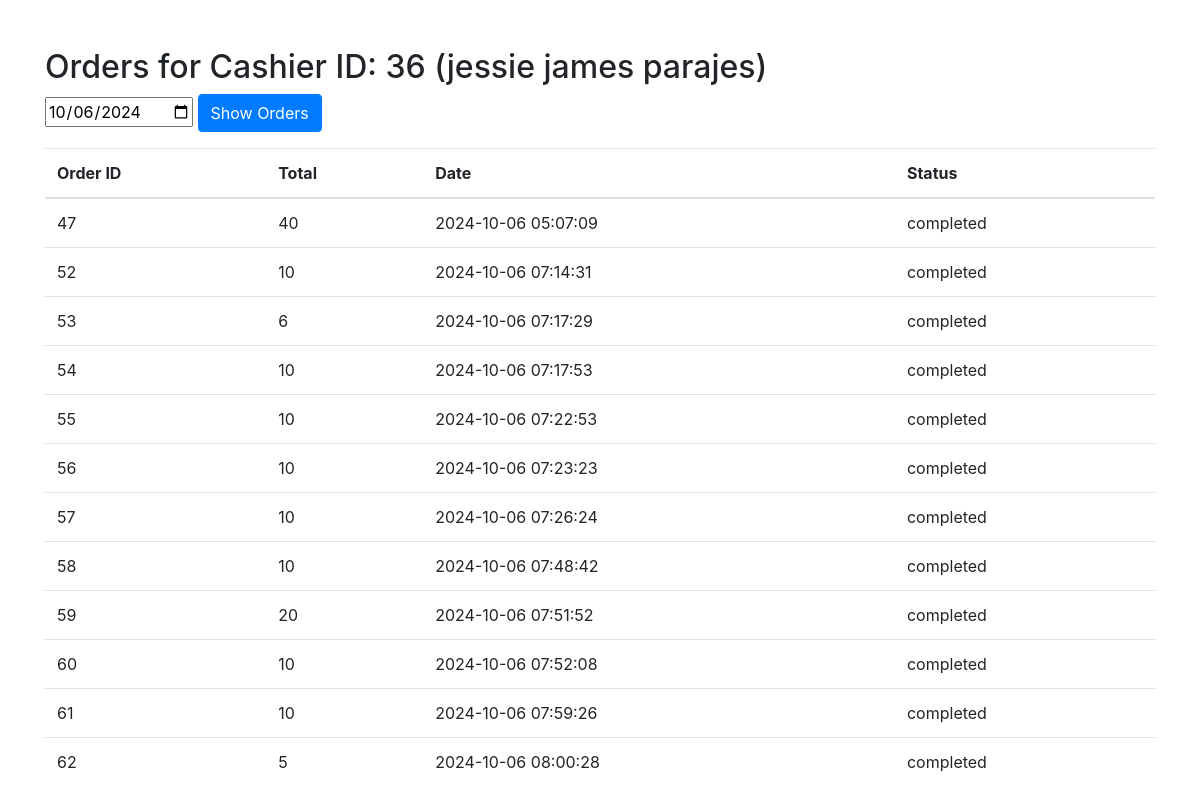
The app's page /Admin-WEB/dashboard/daily_cashier.php?cashier_id=36 with its own data.
### tables this page shows
CREATE TABLE IF NOT EXISTS `users` (
  `id` int NOT NULL AUTO_INCREMENT,
  `first_name` varchar(25) NOT NULL,
  `last_name` varchar(25) NOT NULL,
  `username` varchar(30) NOT NULL,
  `password` varchar(255) NOT NULL,
  `ifadmin` int NOT NULL,
  `role` enum('admin','staff','','') NOT NULL,
  PRIMARY KEY (`id`),
  UNIQUE KEY `id` (`id`),
  UNIQUE KEY `username` (`username`)
);

CREATE TABLE IF NOT EXISTS `orders` (
  `id` int NOT NULL AUTO_INCREMENT,
  `user_id` int NOT NULL,
  `total` int NOT NULL,
  `date` timestamp NOT NULL DEFAULT CURRENT_TIMESTAMP ON UPDATE CURRENT_TIMESTAMP,
  `status` text NOT NULL,
  PRIMARY KEY (`id`),
  UNIQUE KEY `id` (`id`),
  KEY `customer_id` (`user_id`)
);

### Actions/daily_sale_per_cashier.php (called while the page is built, shortened)
<?php
$database = new Database();
$conn = $database->conn;
$cashier_id = isset($_GET['cashier_id']) ? (int)$_GET['cashier_id'] : 0;
$selected_date = isset($_POST['selected_date']) ? $_POST['selected_date'] : date('Y-m-d');
if ($cashier_id > 0) {
    $cashier_sql = "SELECT first_name, last_name FROM users WHERE id = ?";
    $stmt = $conn->prepare($cashier_sql);
    $stmt->bind_param("i", $cashier_id);
    $stmt->execute();
    $stmt->bind_result($first_name, $last_name);
    $cashier_name = htmlspecialchars($first_name . ' ' . $last_name);
}
$sql = "
    SELECT * FROM orders
    WHERE user_id = ? AND DATE(date) = ? AND status = 'completed'
";
$stmt = $conn->prepare($sql);
$stmt->bind_param("is", $cashier_id, $selected_date);
$stmt->execute();
$result = $stmt->get_result();

### Admin-WEB/dashboard/daily_cashier.php (the view, shortened to what this page needs)
<?php
include_once '../../Actions/daily_sale_per_cashier.php';
?>
<!DOCTYPE html>
<html lang="en">
<head>
    <link rel="stylesheet" href="https://maxcdn.bootstrapcdn.com/bootstrap/4.5.2/css/bootstrap.min.css">
</head>
<body>
    <div class="container mt-5">
        <h2>Orders for Cashier ID: <?php echo htmlspecialchars($cashier_id); ?> (<?php echo $cashier_name; ?>)</h2>
        <form method="POST" action="">
            <input type="date" name="selected_date" value="<?php echo $selected_date; ?>" required>
            <input type="submit" value="Show Orders" class="btn btn-primary">
        </form>
        <table class="table mt-3">
            <thead>
                <tr>
                    <th>Order ID</th>
                    <th>Total</th>
                    <th>Date</th>
                    <th>Status</th>
                </tr>
            </thead>
            <tbody>
                <?php
                if ($result->num_rows > 0) {
                    while ($row = $result->fetch_assoc()) {
                        echo "<tr>";
                        echo "<td>" . htmlspecialchars($row['id']) . "</td>";
                        echo "<td>" . htmlspecialchars($row['total']) . "</td>";
                        echo "<td>" . htmlspecialchars($row['date']) . "</td>";
                        echo "<td>" . htmlspecialchars($row['status']) . "</td>";
                        echo "</tr>";
                    }
                } else {
                    echo "<tr><td colspan='4'>No completed orders found for this date</td></tr>";
                }
                ?>
            </tbody>
        </table>
    </div>
</body>
</html>

### records on screen
users: cashier_name "jessie james parajes"
orders: id "47", total "40", date "2024-10-06 05:07:09", status "completed"
orders: id "52", total "10", date "2024-10-06 07:14:31", status "completed"
orders: id "53", total "6", date "2024-10-06 07:17:29", status "completed"
orders: id "54", total "10", date "2024-10-06 07:17:53", status "completed"
orders: id "55", total "10", date "2024-10-06 07:22:53", status "completed"
orders: id "56", total "10", date "2024-10-06 07:23:23", status "completed"
orders: id "57", total "10", date "2024-10-06 07:26:24", status "completed"
orders: id "58", total "10", date "2024-10-06 07:48:42", status "completed"
orders: id "59", total "20", date "2024-10-06 07:51:52", status "completed"
orders: id "60", total "10", date "2024-10-06 07:52:08", status "completed"
orders: id "61", total "10", date "2024-10-06 07:59:26", status "completed"
orders: id "62", total "5", date "2024-10-06 08:00:28", status "completed"

### other values on screen
$cashier_id "36"
